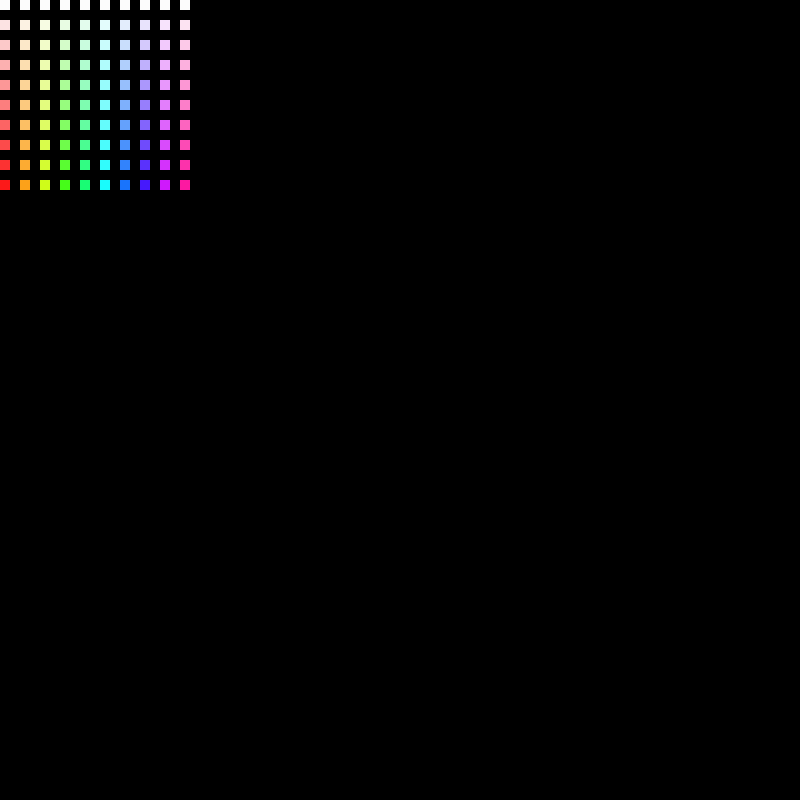
Frame 1 (no input)
Frame 60 (the mouse pressed at the canvas centre just before this capture): identical to frame 1, image omitted
Frame 120 (the mouse held since frame 60 and released just before this capture): identical to frame 1, image omitted

The Processing sketch that drew this single still picture (run headless with seeded random() and noise(); from frame 60 on, the mouse is pressed at the canvas centre):

// Processing sketch: for_color_block
// ── for_color_block.pde
void setup() {
  size(800, 800);
  colorMode(HSB, 100);
  background(0);
  frameRate(60);
  noStroke();
}
void draw() {
for(int y = 0; y<10; y++){
  for(int x = 0; x < 10; x++){
  fill(x*10, y*10, 99);
  rect(x*20, y*20, 10, 10);
 }}
}
